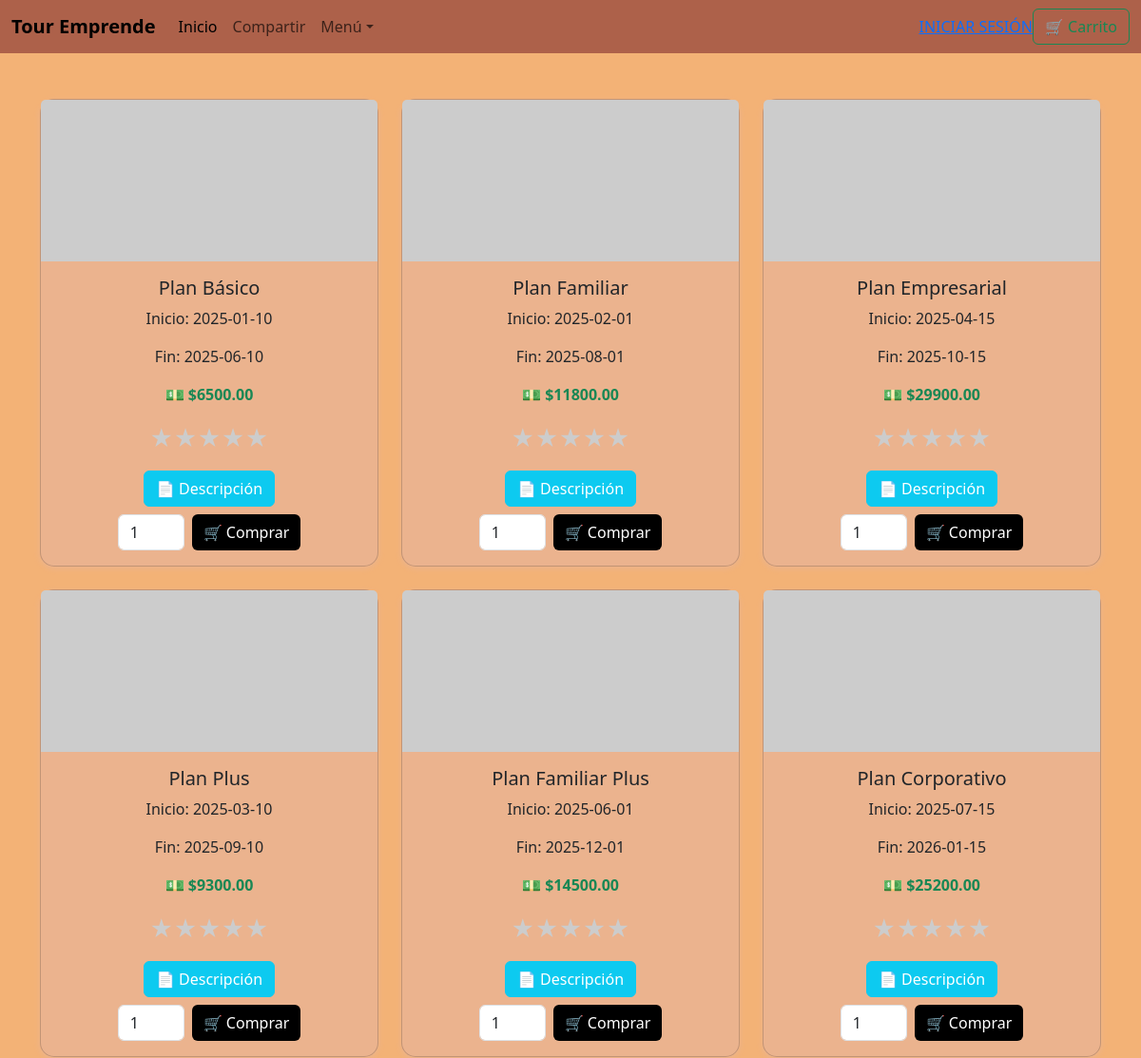
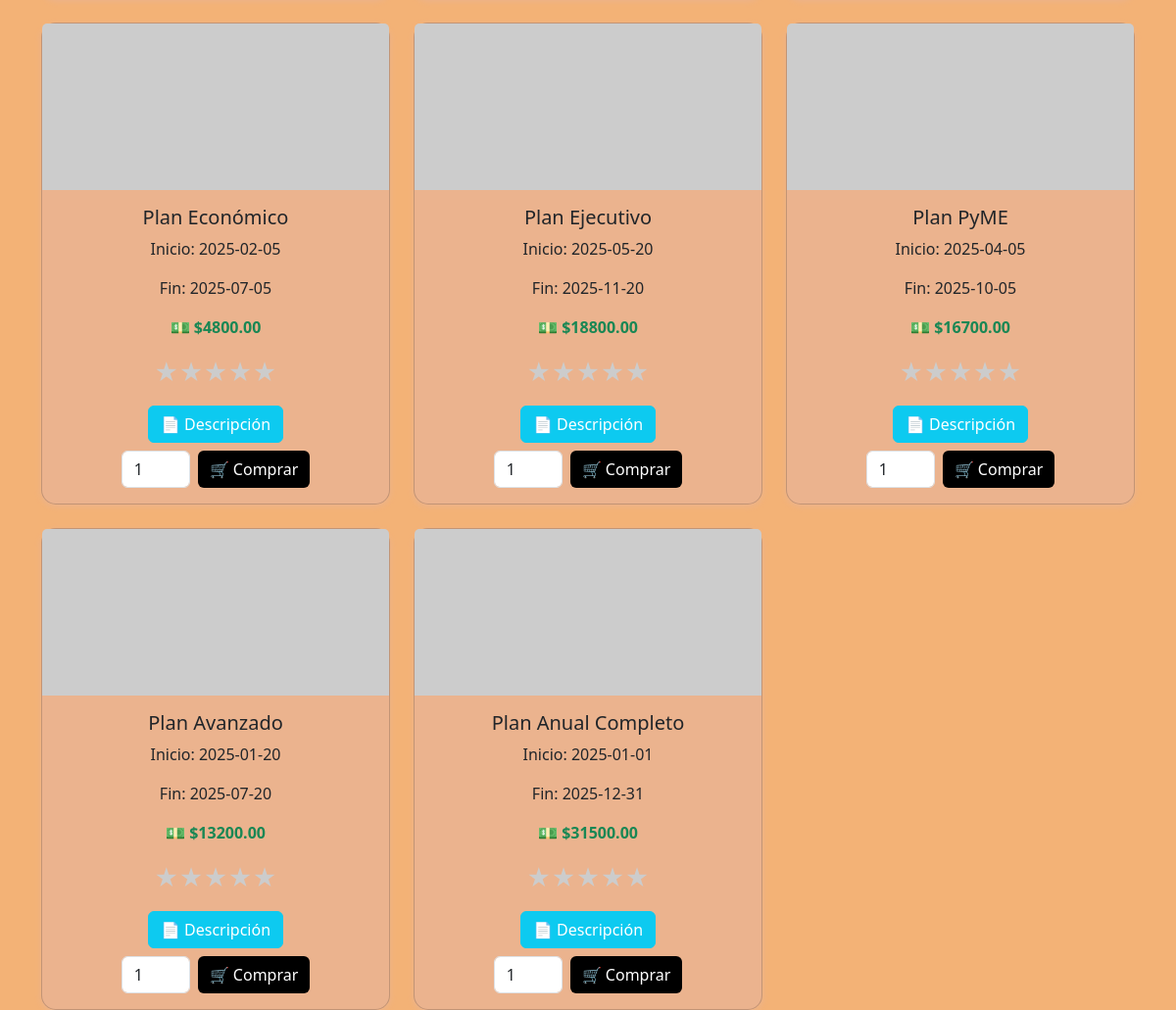
The page / on the database its author committed (2 pictures, top to bottom).
### tables this page shows
CREATE TABLE `planes` (
  `id_planes` int(15) NOT NULL,
  `nom_planes` varchar(35) NOT NULL,
  `detalles_planes` varchar(70) NOT NULL,
  `estado` varchar(15) NOT NULL,
  `f_inicio` date NOT NULL,
  `f_fin` date NOT NULL,
  `precio` decimal(10,2) NOT NULL
);

### index.php (the view, shortened to what this page needs)
<?php
        require_once 'conexiones.php';
        $paquetes = $conexion->query("SELECT * FROM planes WHERE estado = 'activo';");
?>
<!DOCTYPE html>
<html lang="es">
<head>
    <link href="https://cdn.jsdelivr.net/npm/bootstrap@5.3.2/dist/css/bootstrap.min.css" rel="stylesheet">
</head>
<body>
<nav class="navbar navbar-expand-lg fixed-top">
    <div class="container-fluid">
        <a class="navbar-brand fw-bold" href="#">Tour Emprende</a>
        <div class="collapse navbar-collapse" id="navbarContent">
            <ul class="navbar-nav me-auto">
                <li class="nav-item"><a class="nav-link active" href="#">Inicio</a></li>
                <li class="nav-item">
                    <a class="nav-link" href="#" data-bs-toggle="modal" data-bs-target="#compartirModal">Compartir</a>
                </li>
                <li class="nav-item dropdown">
                    <a class="nav-link dropdown-toggle" href="#" role="button" data-bs-toggle="dropdown">Menú</a>
                </li>
            </ul>
            <div>
                <?php
                if ($_SESSION['gmail']){
                    echo 'HOLA'. $usuarios['nombre_us'];
                    echo '<a href="logout.php">CERRAR SESIÓN</a>';
                } else{
                    echo '<a href="login.php">INICIAR SESIÓN</a>';
                }
                ?>
            </div>
            <button onclick="abrirCarrito()" class="btn btn-outline-success">🛒 Carrito</button>
        </div>
    </div>
</nav>
<div class="container mt-4">
    <div class="row row-cols-1 row-cols-md-3 g-4">
        <?php foreach($paquetes as $paquete): ?>
            <div class="col">
                <div class="card h-100 text-center">
                    <img src="<?= $paquete['imagen'] ?? 'https://via.placeholder.com/250x120'; ?>" class="card-img-top" alt="<?=$paquete['nom_planes']?>">
                    <div class="card-body">
                        <h5 class="card-title"><?=$paquete['nom_planes']?></h5>
                        <p>Inicio: <?=$paquete['f_inicio']?></p>
                        <p>Fin: <?=$paquete['f_fin']?></p>
                        <p class="fw-bold text-success">💵 $<?=$paquete['precio']?></p>
                        <div class="rating">
                            <input type="radio" id="star5-<?=$paquete['id_planes']?>" name="rating-<?=$paquete['id_planes']?>" value="5"><label for="star5-<?=$paquete['id_planes']?>">★</label>
                            <input type="radio" id="star4-<?=$paquete['id_planes']?>" name="rating-<?=$paquete['id_planes']?>" value="4"><label for="star4-<?=$paquete['id_planes']?>">★</label>
                            <input type="radio" id="star3-<?=$paquete['id_planes']?>" name="rating-<?=$paquete['id_planes']?>" value="3"><label for="star3-<?=$paquete['id_planes']?>">★</label>
                            <input type="radio" id="star2-<?=$paquete['id_planes']?>" name="rating-<?=$paquete['id_planes']?>" value="2"><label for="star2-<?=$paquete['id_planes']?>">★</label>
                            <input type="radio" id="star1-<?=$paquete['id_planes']?>" name="rating-<?=$paquete['id_planes']?>" value="1"><label for="star1-<?=$paquete['id_planes']?>">★</label>
                        </div>
                        <div class="d-flex flex-column align-items-center mt-3">
                            <button class="btn btn-info text-white mb-2" onclick="mostrarDescripcion('<?=$paquete['nom_planes']?>', '<?=$paquete['detalles_planes'] ?? 'Sin descripción disponible.'?>')">
                                📄 Descripción
                            </button>
                            <div class="d-flex">
                                <input type="number" id="cantidad-<?=$paquete['id_planes']?>" min="1" max="10" value="1" class="form-control me-2" style="width:70px;">
                                <button class="btn btn-success" onclick="agregarCarrito('<?=$paquete['nom_planes']?>', <?=$paquete['precio']?>, <?=$paquete['id_planes']?>)">🛒 Comprar</button>
                            </div>
                        </div>
                    </div>
                </div>
            </div>
        <?php endforeach; ?>
    </div>
</div>
</body>
</html>

### index.php (style rules this page uses)
body { background-color:rgb(243, 178, 118); padding-top: 80px; }
.navbar { background:rgb(173, 97, 74); }
.card { border-radius: 15px; box-shadow: 0 2px 6px rgb(235, 179, 142); background-color:rgb(235, 179, 142); transition: transform 0.2s ease; }
.btn-success { background-color:rgb(0, 0, 0); border: none; }
.rating { display: flex; flex-direction: row-reverse; justify-content: center; }
.rating label { font-size: 1.5rem; color: #ccc; cursor: pointer; transition: color 0.2s; }

### rows shown on the page
planes: nom_planes "Plan Básico", f_inicio "2025-01-10", f_fin "2025-06-10", precio "6500.00", id_planes "1"
planes: nom_planes "Plan Familiar", f_inicio "2025-02-01", f_fin "2025-08-01", precio "11800.00"
planes: nom_planes "Plan Empresarial", f_inicio "2025-04-15", f_fin "2025-10-15", precio "29900.00"
planes: nom_planes "Plan Plus", f_inicio "2025-03-10", f_fin "2025-09-10", precio "9300.00"
planes: nom_planes "Plan Familiar Plus", f_inicio "2025-06-01", f_fin "2025-12-01", precio "14500.00"
planes: nom_planes "Plan Corporativo", f_inicio "2025-07-15", f_fin "2026-01-15", precio "25200.00"
planes: nom_planes "Plan Económico", f_inicio "2025-02-05", f_fin "2025-07-05", precio "4800.00"
planes: nom_planes "Plan Ejecutivo", f_inicio "2025-05-20", f_fin "2025-11-20", precio "18800.00"
planes: nom_planes "Plan PyME", f_inicio "2025-04-05", f_fin "2025-10-05", precio "16700.00"
planes: nom_planes "Plan Avanzado", f_inicio "2025-01-20", f_fin "2025-07-20", precio "13200.00"
planes: nom_planes "Plan Anual Completo", f_inicio "2025-01-01", f_fin "2025-12-31", precio "31500.00"
